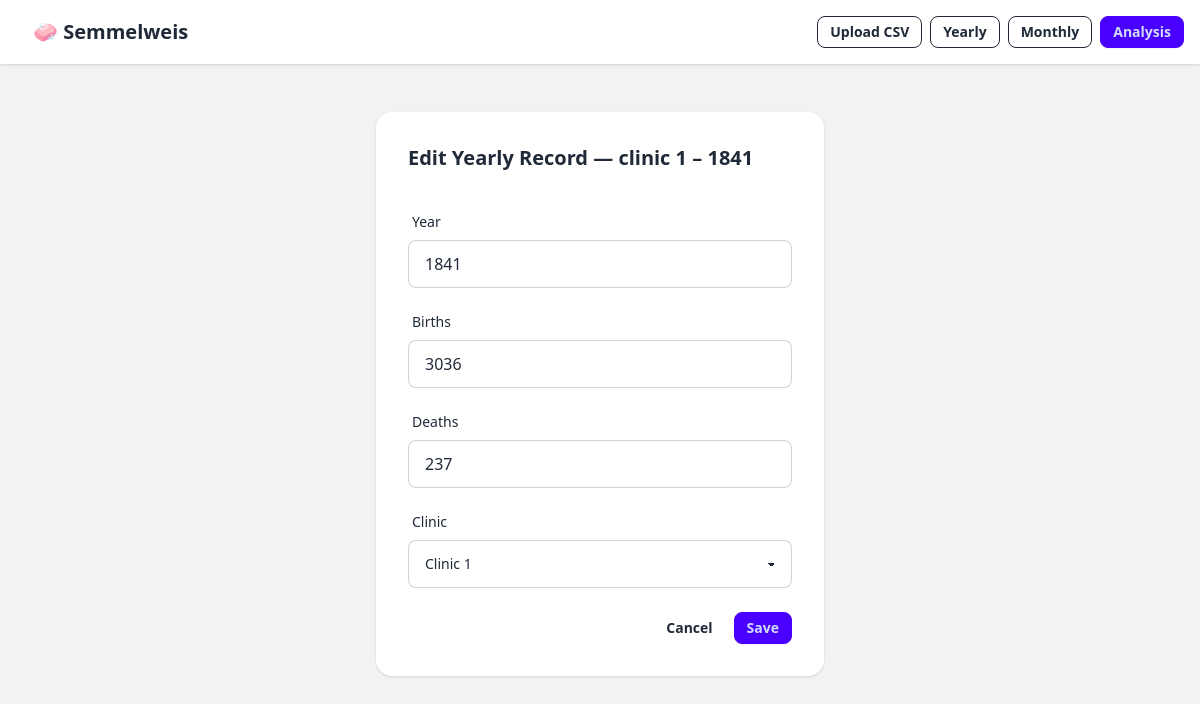
Page /yearly/1/edit/ on the committed database.
### analysis/models.py (models this page shows, shortened)
class YearlyRecord(models.Model):
    year   = models.IntegerField()
    births = models.IntegerField()
    deaths = models.IntegerField()
    clinic = models.CharField(max_length=20)
    class Meta:
        ordering = ["clinic", "year"]
    def __str__(self):
        return f"{self.clinic} – {self.year}"

### analysis/views.py (the view)
# urls.py: path("yearly/<int:pk>/edit/",    views.YearlyUpdateView.as_view(), name="yearly-update"),
class YearlyUpdateView(UpdateView):
    model         = YearlyRecord
    form_class    = YearlyRecordForm
    template_name = "analysis/yearly_form.html"
    success_url   = reverse_lazy("analysis:yearly-list")
    def get_context_data(self, **kwargs):
        ctx = super().get_context_data(**kwargs)
        ctx["title"]      = f"Edit Yearly Record — {self.object}"
        ctx["cancel_url"] = reverse_lazy("analysis:yearly-list")
        return ctx

### analysis/forms.py
class YearlyRecordForm(forms.ModelForm):
    class Meta:
        model  = YearlyRecord
        fields = ["year", "births", "deaths", "clinic"]
        widgets = {
            "year":   forms.NumberInput(attrs={"class": "input input-bordered w-full"}),
            "births": forms.NumberInput(attrs={"class": "input input-bordered w-full"}),
            "deaths": forms.NumberInput(attrs={"class": "input input-bordered w-full"}),
            "clinic": forms.Select(
                choices=[("clinic 1", "Clinic 1"), ("clinic 2", "Clinic 2")],
                attrs={"class": "select select-bordered w-full"},
            ),
        }

### templates/analysis/yearly_form.html (shortened to what this page needs)
{% extends "base.html" %}
{% block content %}
<div class="card bg-base-100 shadow max-w-md mx-auto mt-8">
  <div class="card-body">
    <h2 class="card-title">{{ title }}</h2>
    <form method="post" class="space-y-4 mt-2">
      {% for field in form %}
        <div class="form-control">
          <label class="label">
            <span class="label-text font-medium">{{ field.label }}</span>
          </label>
          {{ field }}
        </div>
      {% endfor %}
      <div class="card-actions justify-end pt-2">
        <a href="{{ cancel_url }}" class="btn btn-ghost btn-sm">Cancel</a>
        <button class="btn btn-primary btn-sm">Save</button>
      </div>
    </form>
  </div>
</div>
{% endblock %}

### rows in the picture
YearlyRecord: form "1841" "3036" "237" "Clinic 1"

### other values in the picture
{{ title }} "Edit Yearly Record — clinic 1 – 1841"
{{ field.label }} "Year" "Births" "Deaths" "Clinic"
